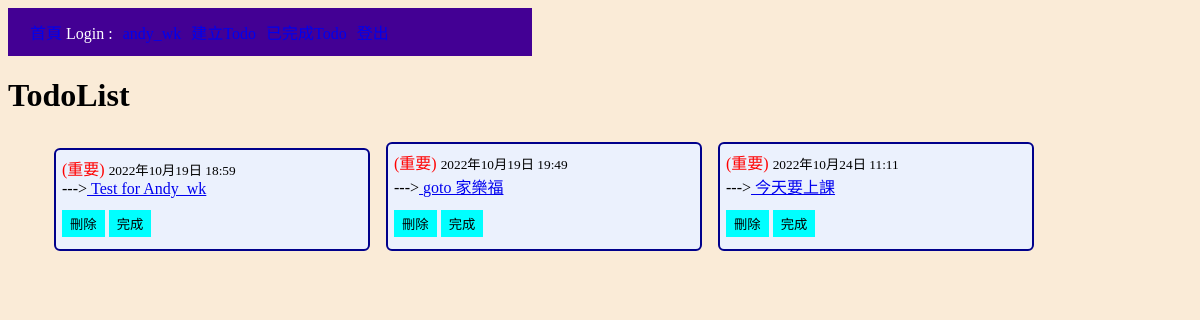
The app's page / (signed in), older data.
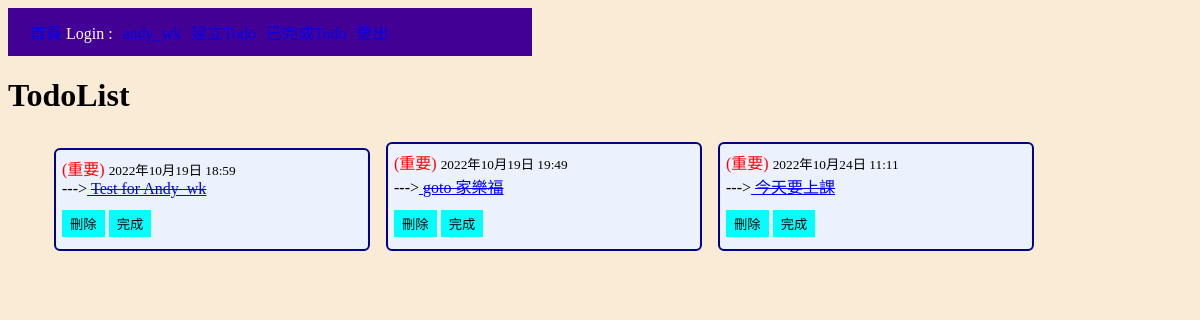
The same page, newer data.
### todo/models.py (models this page shows)
class Todo(models.Model):
    title=models.CharField(max_length=100)
    text=models.TextField(blank=True)
    created=models.DateTimeField(auto_now_add=True)
    date_complated=models.DateTimeField(blank=True,null=True)
    important=models.BooleanField(default=False)
    completed=models.BooleanField(default=False)
    user=models.ForeignKey(User,on_delete=models.CASCADE)
    def __str__(self):
        return f'{self.id}-{self.title}({self.user.username})'

### todo/views.py (the view)
# urls.py: path('', views.todo,name='todo'),
def todo(request):
    todos=None
    if request.user.is_authenticated:
        todos=Todo.objects.filter(user=request.user)
    print(todos)
    return render(request,'./todo/todo.html',{'todos':todos})

### todo/templates/todo/todo.html (shortened to what this page needs)
{% extends 'base.html' %}
{% load static %}
{% block style %}
<link rel="stylesheet" href="{% static 'css/todo.css' %}">
{% endblock %}
{% block content %}
<h1>TodoList</h1>
{% if not request.user.is_authenticated %}
<h3>請先註冊或登入</h3>
{% else %}
<ul>
    {% if not todos %}
    <h3>目前無代辦事項，請先新增...</h3>
    {% else %}
    {% for todo in todos %}
    <li>
        {% if todo.important %}
        <span style="color:red">(重要)</span>
        {% endif %}
        <small>{{todo.created}}</small><br>
        ---><a href="{% url 'viewtodo' todo.id %}">
            {% if todo.completed %}
            <s>{{todo.title}}</s>
            {% else %}
            {{todo.title}}
            {% endif %}
        </a><br>
        <form action="{% url 'delete' todo.id %}">
            <button type="submit">刪除</button>
        </form>
        <form action="{% url 'completed_by_id' todo.id %}">
            <button type="submit">完成</button>
        </form>
    </li>
    {% endfor %}
    {% endif %}
</ul>
{% endif %}
{% endblock %}

Row changes from the older to the newer data that the page shows:
changed Todo "Test for Andy_wk": completed False → True (drawn)
changed Todo "goto 家樂福": completed False → True (drawn)
changed Todo "今天要上課": completed False → True (drawn)
